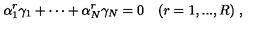
#> input picture tmp/test.png, 280 x 40 px
$ python -i image_utils.py   (imports and definitions only)
#> lines starting #> are read from the running program, lines starting #| are printed output that depends on the picture
import PIL
from PIL import Image
import numpy as np

def crop_image(img, output_path, default_size=None):
#> called with img = '../../../tmp/test.png', output_path = 'out.png'
    old_im = Image.open(img).convert('L')
    img_data = np.asarray(old_im, dtype=np.uint8) # height, width
    nnz_inds = np.where(img_data!=255)
#> nnz_inds = 1611 positions, rows 1 to 20, columns 1 to 244
    if len(nnz_inds[0]) == 0:
        if not default_size:
            old_im.save(output_path)
            return False
        else:
            assert len(default_size) == 2, default_size
            x_min,y_min,x_max,y_max = 0,0,default_size[0],default_size[1]
            old_im = old_im.crop((x_min, y_min, x_max+1, y_max+1))
            old_im.save(output_path)
            return False
    y_min = np.min(nnz_inds[0])
#> y_min = 1
    y_max = np.max(nnz_inds[0])
#> y_max = 20
    x_min = np.min(nnz_inds[1])
#> x_min = 1
    x_max = np.max(nnz_inds[1])
#> x_max = 244
    old_im = old_im.crop((x_min, y_min, x_max+1, y_max+1))
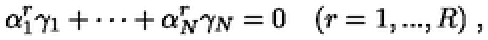
#> old_im: PIL image 244x20 L (shown 2 times larger); min 0, max 255, mean 232.1
    old_im.save(output_path)
    return True

def pad_group_image(img, output_path, pad_size, buckets):
    PAD_TOP, PAD_LEFT, PAD_BOTTOM, PAD_RIGHT = pad_size
    old_im = Image.open(img)
    old_size = (old_im.size[0]+PAD_LEFT+PAD_RIGHT, old_im.size[1]+PAD_TOP+PAD_BOTTOM)
    j = -1
    for i in range(len(buckets)):
        if old_size[0]<=buckets[i][0] and old_size[1]<=buckets[i][1]:
            j = i
            break
    if j < 0:
        new_size = old_size
        new_im = Image.new("RGB", new_size, (255,255,255))
        new_im.paste(old_im, (PAD_LEFT,PAD_TOP))
        new_im.save(output_path)
        return False
    new_size = buckets[j]
    new_im = Image.new("RGB", new_size, (255,255,255))
    new_im.paste(old_im, (PAD_LEFT,PAD_TOP))
    new_im.save(output_path)
    return True

def downsample_image(img, output_path, ratio):
    assert ratio>=1, ratio
    if ratio == 1:
        return True
    old_im = Image.open(img)
    old_size = old_im.size
    new_size = (int(old_size[0]/ratio), int(old_size[1]/ratio))

    new_im = old_im.resize(new_size, PIL.Image.LANCZOS)
    new_im.save(output_path)
    return True

>>> result = crop_image('../../../tmp/test.png', 'out.png')
